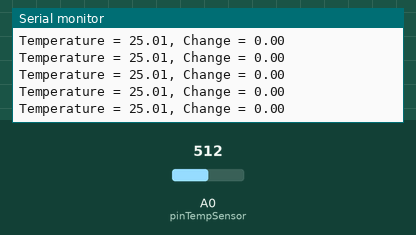
This sketch was run on a simulated Arduino Uno, built with avr-gcc and run on an emulated ATmega328P. On the bench: the last lines printed to the serial monitor. The test bench sets the inputs (shaded band); at power-on: A0 (pinTempSensor) = 512.

Above: at 1.2 s.
1.3 s: A0 (pinTempSensor) set to 70
At 1.33 s:
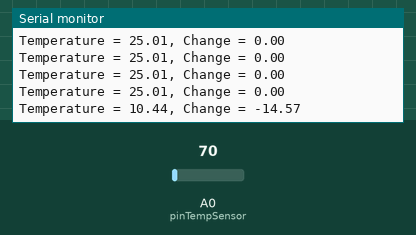
4.3 s: A0 (pinTempSensor) set to 60
At 4.38 s:
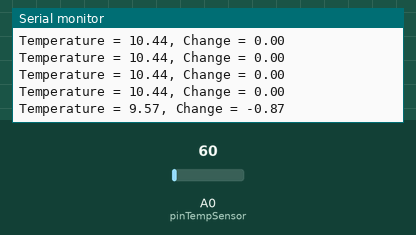
Timing chart, 0 to 7.3 s (numbered marks = the images above; inputs shaded):
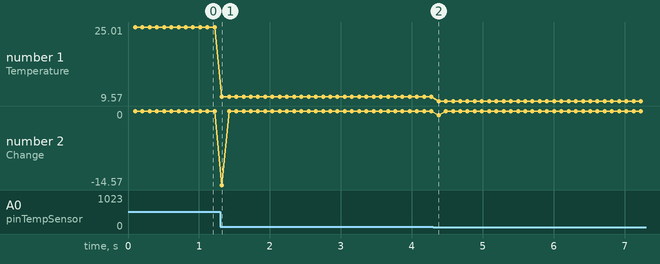

The sketch:

ard_therm_v4.ino
```cpp
#include <math.h>
const int B = 4275000; // B value of the thermistor
const int R0 = 100000; // R0 = 100k
const int pinTempSensor = A0; // Grove - Temperature Sensor connect to A0

struct sensorData {
  float T0;
  float T1;
  float deltaT;
  float dT_dt;
} sensorData;

void setup()
{
  Serial.begin(9600);
}

float delayTime = 100;

void loop()
{
  int a = analogRead(pinTempSensor);
  float R = 1023.0/a-1.0;
  R = R0*R;
  sensorData.T0 = 1.0/(log(R/R0)/B+1/298.15)-273.15; // convert to temperature via datasheet
  delay(delayTime);

  a = analogRead(pinTempSensor);
  R = 1023.0/a-1.0;
  R = R0*R;
  sensorData.T1 = 1.0/(log(R/R0)/B+1/298.15)-273.15; // convert to temperature via datasheet

  sensorData.deltaT = sensorData.T1 - sensorData.T0;
  sensorData.dT_dt = sensorData.deltaT / (delayTime / 1000);

  Serial.print("Temperature = ");
  Serial.print(sensorData.T1);
  Serial.print(", Change = ");
  Serial.println(sensorData.deltaT);
}
```

Measured:
- after the input at 1.3 s, the serial monitor: prints a new line at once (image 1)
- after the input at 4.3 s, the serial monitor: prints a new line after 0.08 s (image 2)
- plotted number 1: 25.01 → 10.44 after the input at 1.3 s, 10.44 → 9.57 after the input at 4.3 s
